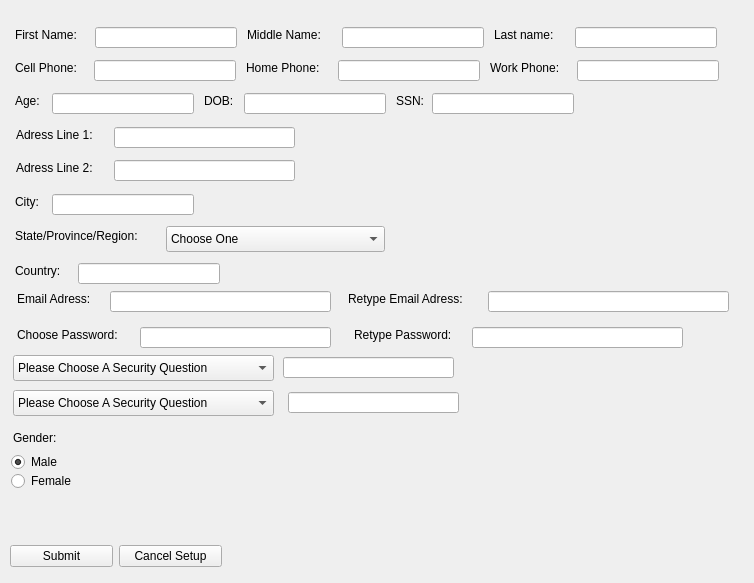
<?xml version="1.0" encoding="UTF-8"?>
<ui version="4.0">
 <class>NewUserSetup</class>
 <widget class="QDialog" name="NewUserSetup">
  <property name="geometry">
   <rect>
    <x>0</x>
    <y>0</y>
    <width>754</width>
    <height>583</height>
   </rect>
  </property>
  <property name="windowTitle">
   <string>Dialog</string>
  </property>
  <widget class="QLabel" name="label">
   <property name="geometry">
    <rect>
     <x>15</x>
     <y>27</y>
     <width>72</width>
     <height>16</height>
    </rect>
   </property>
   <property name="text">
    <string>First Name:</string>
   </property>
  </widget>
  <widget class="QLabel" name="label_2">
   <property name="geometry">
    <rect>
     <x>494</x>
     <y>27</y>
     <width>73</width>
     <height>16</height>
    </rect>
   </property>
   <property name="text">
    <string>Last name: </string>
   </property>
  </widget>
  <widget class="QLabel" name="label_3">
   <property name="geometry">
    <rect>
     <x>15</x>
     <y>60</y>
     <width>71</width>
     <height>16</height>
    </rect>
   </property>
   <property name="text">
    <string>Cell Phone:</string>
   </property>
  </widget>
  <widget class="QLabel" name="label_4">
   <property name="geometry">
    <rect>
     <x>490</x>
     <y>60</y>
     <width>79</width>
     <height>16</height>
    </rect>
   </property>
   <property name="text">
    <string>Work Phone:</string>
   </property>
  </widget>
  <widget class="QLabel" name="label_5">
   <property name="geometry">
    <rect>
     <x>246</x>
     <y>60</y>
     <width>84</width>
     <height>16</height>
    </rect>
   </property>
   <property name="text">
    <string>Home Phone:</string>
   </property>
  </widget>
  <widget class="QLabel" name="label_6">
   <property name="geometry">
    <rect>
     <x>204</x>
     <y>93</y>
     <width>32</width>
     <height>16</height>
    </rect>
   </property>
   <property name="text">
    <string>DOB:</string>
   </property>
  </widget>
  <widget class="QLabel" name="label_7">
   <property name="geometry">
    <rect>
     <x>15</x>
     <y>93</y>
     <width>29</width>
     <height>16</height>
    </rect>
   </property>
   <property name="text">
    <string>Age:</string>
   </property>
  </widget>
  <widget class="QLabel" name="label_9">
   <property name="geometry">
    <rect>
     <x>247</x>
     <y>27</y>
     <width>87</width>
     <height>16</height>
    </rect>
   </property>
   <property name="text">
    <string>Middle Name:</string>
   </property>
  </widget>
  <widget class="QLabel" name="label_10">
   <property name="geometry">
    <rect>
     <x>396</x>
     <y>93</y>
     <width>28</width>
     <height>16</height>
    </rect>
   </property>
   <property name="text">
    <string>SSN:</string>
   </property>
  </widget>
  <widget class="QLineEdit" name="lineEdit_fName">
   <property name="geometry">
    <rect>
     <x>95</x>
     <y>27</y>
     <width>142</width>
     <height>21</height>
    </rect>
   </property>
  </widget>
  <widget class="QLineEdit" name="lineEdit_mName">
   <property name="geometry">
    <rect>
     <x>342</x>
     <y>27</y>
     <width>142</width>
     <height>21</height>
    </rect>
   </property>
  </widget>
  <widget class="QLineEdit" name="lineEdit_lName">
   <property name="geometry">
    <rect>
     <x>575</x>
     <y>27</y>
     <width>142</width>
     <height>21</height>
    </rect>
   </property>
  </widget>
  <widget class="QLineEdit" name="lineEdit_homePhone">
   <property name="geometry">
    <rect>
     <x>338</x>
     <y>60</y>
     <width>142</width>
     <height>21</height>
    </rect>
   </property>
  </widget>
  <widget class="QLineEdit" name="lineEdit_workPhone">
   <property name="geometry">
    <rect>
     <x>577</x>
     <y>60</y>
     <width>142</width>
     <height>21</height>
    </rect>
   </property>
  </widget>
  <widget class="QLineEdit" name="lineEdit_plainTextSSN">
   <property name="geometry">
    <rect>
     <x>432</x>
     <y>93</y>
     <width>142</width>
     <height>21</height>
    </rect>
   </property>
  </widget>
  <widget class="QLineEdit" name="lineEdit_email">
   <property name="geometry">
    <rect>
     <x>110</x>
     <y>291</y>
     <width>221</width>
     <height>21</height>
    </rect>
   </property>
  </widget>
  <widget class="QLabel" name="label_11">
   <property name="geometry">
    <rect>
     <x>17</x>
     <y>291</y>
     <width>85</width>
     <height>16</height>
    </rect>
   </property>
   <property name="text">
    <string>Email Adress:</string>
   </property>
  </widget>
  <widget class="QLineEdit" name="lineEdit_age">
   <property name="geometry">
    <rect>
     <x>52</x>
     <y>93</y>
     <width>142</width>
     <height>21</height>
    </rect>
   </property>
  </widget>
  <widget class="QLineEdit" name="lineEdit_cellPhone">
   <property name="geometry">
    <rect>
     <x>94</x>
     <y>60</y>
     <width>142</width>
     <height>21</height>
    </rect>
   </property>
  </widget>
  <widget class="QLineEdit" name="lineEdit_DOB">
   <property name="geometry">
    <rect>
     <x>244</x>
     <y>93</y>
     <width>142</width>
     <height>21</height>
    </rect>
   </property>
  </widget>
  <widget class="QWidget" name="layoutWidget">
   <property name="geometry">
    <rect>
     <x>10</x>
     <y>540</y>
     <width>212</width>
     <height>32</height>
    </rect>
   </property>
   <layout class="QHBoxLayout" name="horizontalLayout">
    <item>
     <widget class="QPushButton" name="pushButton1">
      <property name="text">
       <string>Submit</string>
      </property>
      <property name="autoDefault">
       <bool>false</bool>
      </property>
     </widget>
    </item>
    <item>
     <widget class="QPushButton" name="pushButton2">
      <property name="text">
       <string>Cancel Setup</string>
      </property>
      <property name="autoDefault">
       <bool>false</bool>
      </property>
     </widget>
    </item>
   </layout>
  </widget>
  <widget class="QLabel" name="label_12">
   <property name="geometry">
    <rect>
     <x>348</x>
     <y>291</y>
     <width>132</width>
     <height>16</height>
    </rect>
   </property>
   <property name="text">
    <string>Retype Email Adress:</string>
   </property>
  </widget>
  <widget class="QLabel" name="label_13">
   <property name="geometry">
    <rect>
     <x>17</x>
     <y>327</y>
     <width>115</width>
     <height>16</height>
    </rect>
   </property>
   <property name="text">
    <string>Choose Password:</string>
   </property>
  </widget>
  <widget class="QLineEdit" name="lineEdit_checkEmail">
   <property name="geometry">
    <rect>
     <x>488</x>
     <y>291</y>
     <width>241</width>
     <height>21</height>
    </rect>
   </property>
  </widget>
  <widget class="QLineEdit" name="lineEdit_password">
   <property name="geometry">
    <rect>
     <x>140</x>
     <y>327</y>
     <width>191</width>
     <height>21</height>
    </rect>
   </property>
   <property name="echoMode">
    <enum>QLineEdit::Password</enum>
   </property>
  </widget>
  <widget class="QLineEdit" name="lineEdit_checkPassword">
   <property name="geometry">
    <rect>
     <x>472</x>
     <y>327</y>
     <width>211</width>
     <height>21</height>
    </rect>
   </property>
   <property name="echoMode">
    <enum>QLineEdit::Password</enum>
   </property>
  </widget>
  <widget class="QLabel" name="label_14">
   <property name="geometry">
    <rect>
     <x>354</x>
     <y>327</y>
     <width>110</width>
     <height>16</height>
    </rect>
   </property>
   <property name="text">
    <string>Retype Password:</string>
   </property>
  </widget>
  <widget class="QLabel" name="label_8">
   <property name="geometry">
    <rect>
     <x>13</x>
     <y>430</y>
     <width>50</width>
     <height>16</height>
    </rect>
   </property>
   <property name="text">
    <string>Gender:</string>
   </property>
  </widget>
  <widget class="QRadioButton" name="radioButton_male">
   <property name="geometry">
    <rect>
     <x>11</x>
     <y>452</y>
     <width>55</width>
     <height>20</height>
    </rect>
   </property>
   <property name="text">
    <string>Male</string>
   </property>
   <property name="checked">
    <bool>true</bool>
   </property>
  </widget>
  <widget class="QRadioButton" name="radioButton_female">
   <property name="geometry">
    <rect>
     <x>11</x>
     <y>471</y>
     <width>70</width>
     <height>20</height>
    </rect>
   </property>
   <property name="text">
    <string>Female</string>
   </property>
   <property name="checked">
    <bool>false</bool>
   </property>
  </widget>
  <widget class="QComboBox" name="comboBox_securityQuestion2">
   <property name="geometry">
    <rect>
     <x>13</x>
     <y>390</y>
     <width>261</width>
     <height>26</height>
    </rect>
   </property>
   <item>
    <property name="text">
     <string>Please Choose A Security Question</string>
    </property>
   </item>
   <item>
    <property name="text">
     <string>What is your mother's maiden name?</string>
    </property>
   </item>
   <item>
    <property name="text">
     <string>What is your father's middle name?</string>
    </property>
   </item>
   <item>
    <property name="text">
     <string>What city were you born in?</string>
    </property>
   </item>
   <item>
    <property name="text">
     <string>What was the name of your first pet?</string>
    </property>
   </item>
   <item>
    <property name="text">
     <string>Michael Prigmore is a sexy man!!!</string>
    </property>
   </item>
   <item>
    <property name="text">
     <string>Jusitn wants to make monkey love with him!</string>
    </property>
   </item>
  </widget>
  <widget class="QLineEdit" name="lineEdit_securityAnswer2">
   <property name="geometry">
    <rect>
     <x>288</x>
     <y>392</y>
     <width>171</width>
     <height>21</height>
    </rect>
   </property>
  </widget>
  <widget class="QLabel" name="label_15">
   <property name="geometry">
    <rect>
     <x>16</x>
     <y>127</y>
     <width>90</width>
     <height>16</height>
    </rect>
   </property>
   <property name="text">
    <string>Adress Line 1:</string>
   </property>
  </widget>
  <widget class="QLineEdit" name="lineEdit_addr1">
   <property name="geometry">
    <rect>
     <x>114</x>
     <y>127</y>
     <width>181</width>
     <height>21</height>
    </rect>
   </property>
  </widget>
  <widget class="QComboBox" name="comboBox_state">
   <property name="geometry">
    <rect>
     <x>166</x>
     <y>226</y>
     <width>219</width>
     <height>26</height>
    </rect>
   </property>
   <property name="minimumSize">
    <size>
     <width>219</width>
     <height>0</height>
    </size>
   </property>
   <item>
    <property name="text">
     <string>Choose One</string>
    </property>
   </item>
   <item>
    <property name="text">
     <string>Alabama</string>
    </property>
   </item>
   <item>
    <property name="text">
     <string>Alaska</string>
    </property>
   </item>
   <item>
    <property name="text">
     <string>Arizona</string>
    </property>
   </item>
   <item>
    <property name="text">
     <string>Arkansas</string>
    </property>
   </item>
   <item>
    <property name="text">
     <string>California</string>
    </property>
   </item>
   <item>
    <property name="text">
     <string>Colorado</string>
    </property>
   </item>
   <item>
    <property name="text">
     <string>Connecticut</string>
    </property>
   </item>
   <item>
    <property name="text">
     <string>Delaware</string>
    </property>
   </item>
   <item>
    <property name="text">
     <string>District of Columbia</string>
    </property>
   </item>
   <item>
    <property name="text">
     <string>Florida</string>
    </property>
   </item>
   <item>
    <property name="text">
     <string>Georgia</string>
    </property>
   </item>
   <item>
    <property name="text">
     <string>Hawaii</string>
    </property>
   </item>
   <item>
    <property name="text">
     <string>Idaho</string>
    </property>
   </item>
   <item>
    <property name="text">
     <string>Illinois</string>
    </property>
   </item>
   <item>
    <property name="text">
     <string>Indiana</string>
    </property>
   </item>
   <item>
    <property name="text">
     <string>Iowa</string>
    </property>
   </item>
   <item>
    <property name="text">
     <string>Kansas</string>
    </property>
   </item>
   <item>
    <property name="text">
     <string>Kentucky</string>
    </property>
   </item>
   <item>
    <property name="text">
     <string>Louisiana</string>
    </property>
   </item>
   <item>
    <property name="text">
     <string>Maine</string>
    </property>
   </item>
   <item>
    <property name="text">
     <string>Maryland</string>
    </property>
   </item>
   <item>
    <property name="text">
     <string>Massachussetts</string>
    </property>
   </item>
   <item>
    <property name="text">
     <string>Michigan</string>
    </property>
   </item>
   <item>
    <property name="text">
     <string>Minnesota</string>
    </property>
   </item>
   <item>
    <property name="text">
     <string>Mississippi</string>
    </property>
   </item>
   <item>
    <property name="text">
     <string>Missouri</string>
    </property>
   </item>
   <item>
    <property name="text">
     <string>Montana</string>
    </property>
   </item>
   <item>
    <property name="text">
     <string>Nebraska</string>
    </property>
   </item>
   <item>
    <property name="text">
     <string>Nevada</string>
    </property>
   </item>
   <item>
    <property name="text">
     <string>New Hampshire</string>
    </property>
   </item>
   <item>
    <property name="text">
     <string>New Jersey</string>
    </property>
   </item>
   <item>
    <property name="text">
     <string>New Mexico</string>
    </property>
   </item>
   <item>
    <property name="text">
     <string>New York</string>
    </property>
   </item>
   <item>
    <property name="text">
     <string>North Carolina</string>
    </property>
   </item>
   <item>
    <property name="text">
     <string>North Dakota</string>
    </property>
   </item>
   <item>
    <property name="text">
     <string>Ohio</string>
    </property>
   </item>
   <item>
    <property name="text">
     <string>Oklahoma</string>
    </property>
   </item>
   <item>
    <property name="text">
     <string>Oregon</string>
    </property>
   </item>
   <item>
    <property name="text">
     <string>Pennsylvania</string>
    </property>
   </item>
   <item>
    <property name="text">
     <string>Rhode Island</string>
    </property>
   </item>
   <item>
    <property name="text">
     <string>South Dakota</string>
    </property>
   </item>
   <item>
    <property name="text">
     <string>Tennessee</string>
    </property>
   </item>
   <item>
    <property name="text">
     <string>Texas</string>
    </property>
   </item>
   <item>
    <property name="text">
     <string>Utah</string>
    </property>
   </item>
   <item>
    <property name="text">
     <string>Vermont</string>
    </property>
   </item>
   <item>
    <property name="text">
     <string>Virginia</string>
    </property>
   </item>
   <item>
    <property name="text">
     <string>Washington</string>
    </property>
   </item>
   <item>
    <property name="text">
     <string>West Virginia</string>
    </property>
   </item>
   <item>
    <property name="text">
     <string>Wisconsin</string>
    </property>
   </item>
   <item>
    <property name="text">
     <string>Wyoming</string>
    </property>
   </item>
  </widget>
  <widget class="QLineEdit" name="lineEdit_country">
   <property name="geometry">
    <rect>
     <x>78</x>
     <y>263</y>
     <width>142</width>
     <height>21</height>
    </rect>
   </property>
  </widget>
  <widget class="QLineEdit" name="lineEdit_securityAnswer1">
   <property name="geometry">
    <rect>
     <x>283</x>
     <y>357</y>
     <width>171</width>
     <height>21</height>
    </rect>
   </property>
  </widget>
  <widget class="QComboBox" name="comboBox_securityQuestion1">
   <property name="geometry">
    <rect>
     <x>13</x>
     <y>355</y>
     <width>261</width>
     <height>26</height>
    </rect>
   </property>
   <item>
    <property name="text">
     <string>Please Choose A Security Question</string>
    </property>
   </item>
   <item>
    <property name="text">
     <string>What is your mother's maiden name?</string>
    </property>
   </item>
   <item>
    <property name="text">
     <string>What is your father's middle name?</string>
    </property>
   </item>
   <item>
    <property name="text">
     <string>What city were you born in?</string>
    </property>
   </item>
   <item>
    <property name="text">
     <string>What was the name of your first pet?</string>
    </property>
   </item>
   <item>
    <property name="text">
     <string>Michael Prigmore is a sexy man!!!</string>
    </property>
   </item>
   <item>
    <property name="text">
     <string>Jusitn wants to make monkey love with him!</string>
    </property>
   </item>
  </widget>
  <widget class="QLabel" name="label_18">
   <property name="geometry">
    <rect>
     <x>15</x>
     <y>228</y>
     <width>146</width>
     <height>16</height>
    </rect>
   </property>
   <property name="text">
    <string>State/Province/Region:</string>
   </property>
  </widget>
  <widget class="QLabel" name="label_17">
   <property name="geometry">
    <rect>
     <x>15</x>
     <y>194</y>
     <width>29</width>
     <height>16</height>
    </rect>
   </property>
   <property name="text">
    <string>City:</string>
   </property>
  </widget>
  <widget class="QLineEdit" name="lineEdit_city">
   <property name="geometry">
    <rect>
     <x>52</x>
     <y>194</y>
     <width>142</width>
     <height>21</height>
    </rect>
   </property>
  </widget>
  <widget class="QLineEdit" name="lineEdit_addr2">
   <property name="geometry">
    <rect>
     <x>114</x>
     <y>160</y>
     <width>181</width>
     <height>21</height>
    </rect>
   </property>
  </widget>
  <widget class="QLabel" name="label_16">
   <property name="geometry">
    <rect>
     <x>16</x>
     <y>160</y>
     <width>90</width>
     <height>16</height>
    </rect>
   </property>
   <property name="text">
    <string>Adress Line 2:</string>
   </property>
  </widget>
  <widget class="QLabel" name="label_19">
   <property name="geometry">
    <rect>
     <x>15</x>
     <y>263</y>
     <width>55</width>
     <height>16</height>
    </rect>
   </property>
   <property name="text">
    <string>Country:</string>
   </property>
  </widget>
  <widget class="QLabel" name="labelNewUserPic">
   <property name="geometry">
    <rect>
     <x>470</x>
     <y>360</y>
     <width>271</width>
     <height>211</height>
    </rect>
   </property>
   <property name="text">
    <string/>
   </property>
  </widget>
  <widget class="QLabel" name="label_correctEmail">
   <property name="geometry">
    <rect>
     <x>10</x>
     <y>310</y>
     <width>62</width>
     <height>16</height>
    </rect>
   </property>
   <property name="text">
    <string/>
   </property>
  </widget>
  <widget class="QLabel" name="label_correctPassword">
   <property name="geometry">
    <rect>
     <x>20</x>
     <y>340</y>
     <width>62</width>
     <height>16</height>
    </rect>
   </property>
   <property name="text">
    <string/>
   </property>
  </widget>
  <zorder>labelNewUserPic</zorder>
  <zorder>lineEdit_securityAnswer1</zorder>
  <zorder>comboBox_securityQuestion1</zorder>
  <zorder>label_17</zorder>
  <zorder>lineEdit_city</zorder>
  <zorder>lineEdit_addr2</zorder>
  <zorder>label_16</zorder>
  <zorder>label_19</zorder>
  <zorder>label_8</zorder>
  <zorder>radioButton_female</zorder>
  <zorder>layoutWidget</zorder>
  <zorder>label</zorder>
  <zorder>label_2</zorder>
  <zorder>label_3</zorder>
  <zorder>label_4</zorder>
  <zorder>label_5</zorder>
  <zorder>label_6</zorder>
  <zorder>label_7</zorder>
  <zorder>label_9</zorder>
  <zorder>label_10</zorder>
  <zorder>lineEdit_fName</zorder>
  <zorder>lineEdit_mName</zorder>
  <zorder>lineEdit_lName</zorder>
  <zorder>lineEdit_homePhone</zorder>
  <zorder>lineEdit_workPhone</zorder>
  <zorder>lineEdit_DOB</zorder>
  <zorder>lineEdit_cellPhone</zorder>
  <zorder>lineEdit_plainTextSSN</zorder>
  <zorder>lineEdit_email</zorder>
  <zorder>label_11</zorder>
  <zorder>lineEdit_age</zorder>
  <zorder>radioButton_male</zorder>
  <zorder>label_12</zorder>
  <zorder>label_13</zorder>
  <zorder>lineEdit_checkEmail</zorder>
  <zorder>lineEdit_password</zorder>
  <zorder>lineEdit_checkPassword</zorder>
  <zorder>label_14</zorder>
  <zorder>comboBox_securityQuestion2</zorder>
  <zorder>lineEdit_securityAnswer2</zorder>
  <zorder>label_15</zorder>
  <zorder>lineEdit_addr1</zorder>
  <zorder>label_18</zorder>
  <zorder>comboBox_state</zorder>
  <zorder>lineEdit_country</zorder>
  <zorder>label_correctEmail</zorder>
  <zorder>label_correctPassword</zorder>
 </widget>
 <tabstops>
  <tabstop>lineEdit_fName</tabstop>
  <tabstop>lineEdit_mName</tabstop>
  <tabstop>lineEdit_lName</tabstop>
  <tabstop>lineEdit_cellPhone</tabstop>
  <tabstop>lineEdit_homePhone</tabstop>
  <tabstop>lineEdit_workPhone</tabstop>
  <tabstop>lineEdit_age</tabstop>
  <tabstop>lineEdit_DOB</tabstop>
  <tabstop>lineEdit_plainTextSSN</tabstop>
  <tabstop>lineEdit_addr1</tabstop>
  <tabstop>lineEdit_addr2</tabstop>
  <tabstop>lineEdit_city</tabstop>
  <tabstop>comboBox_state</tabstop>
  <tabstop>lineEdit_country</tabstop>
  <tabstop>lineEdit_email</tabstop>
  <tabstop>lineEdit_checkEmail</tabstop>
  <tabstop>lineEdit_password</tabstop>
  <tabstop>lineEdit_checkPassword</tabstop>
  <tabstop>comboBox_securityQuestion1</tabstop>
  <tabstop>lineEdit_securityAnswer1</tabstop>
  <tabstop>comboBox_securityQuestion2</tabstop>
  <tabstop>lineEdit_securityAnswer2</tabstop>
  <tabstop>radioButton_male</tabstop>
  <tabstop>radioButton_female</tabstop>
  <tabstop>pushButton1</tabstop>
  <tabstop>pushButton2</tabstop>
 </tabstops>
 <resources/>
 <connections>
  <connection>
   <sender>pushButton2</sender>
   <signal>clicked()</signal>
   <receiver>NewUserSetup</receiver>
   <slot>close()</slot>
   <hints>
    <hint type="sourcelabel">
     <x>221</x>
     <y>555</y>
    </hint>
    <hint type="destinationlabel">
     <x>322</x>
     <y>405</y>
    </hint>
   </hints>
  </connection>
 </connections>
</ui>
